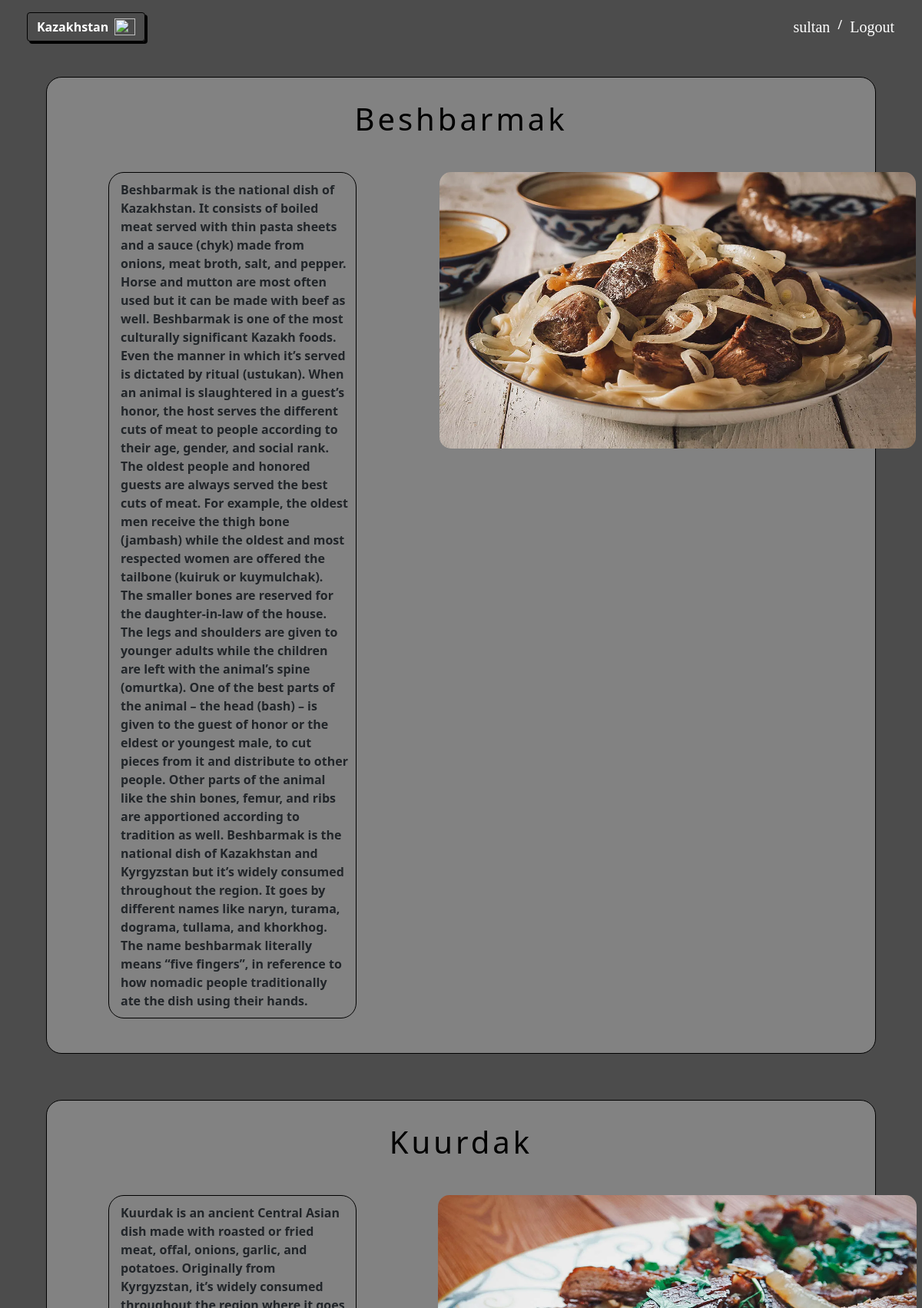
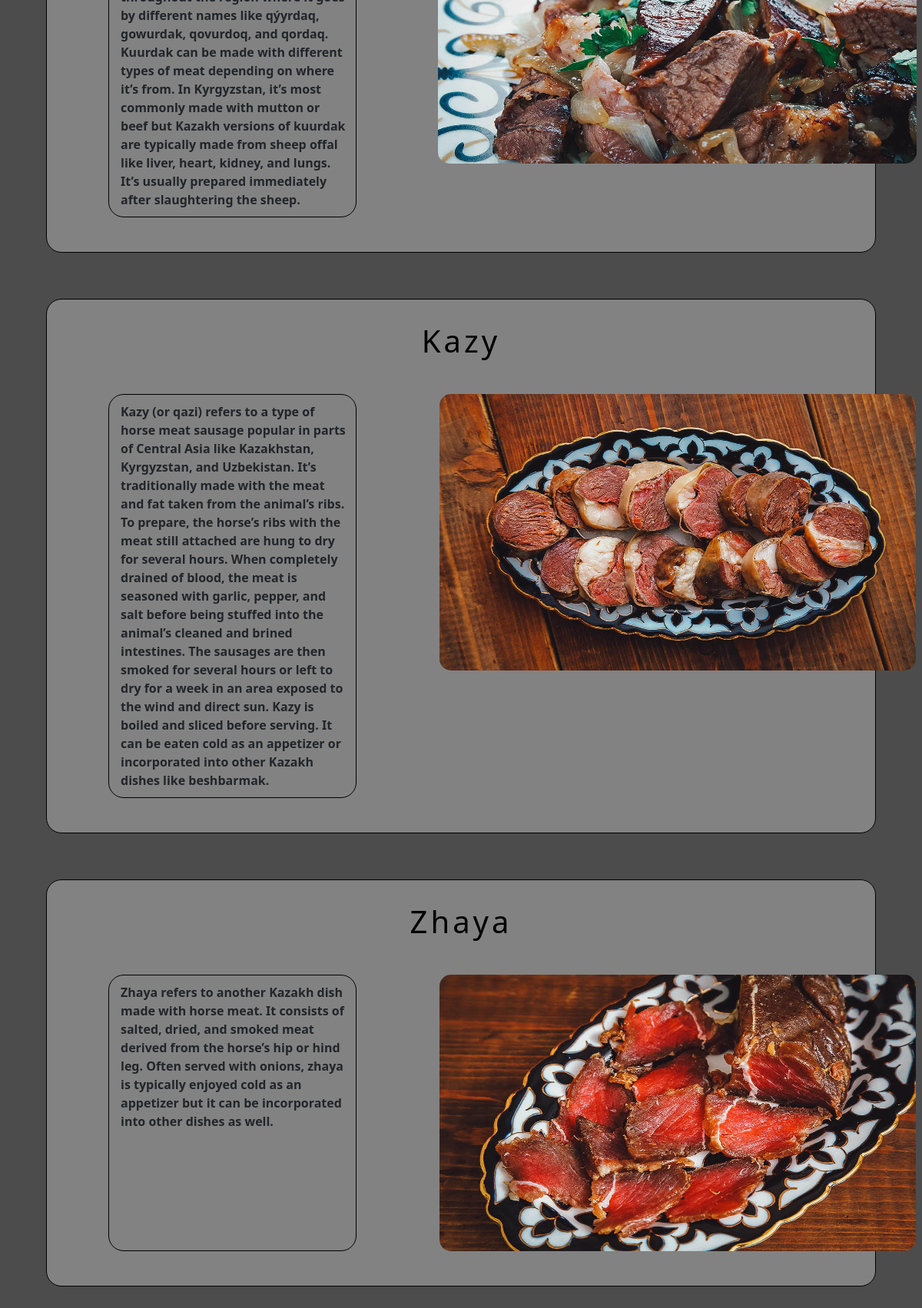
Page /foods/ (signed in) on the committed database (2 pictures, top to bottom).
### kz_app/models.py (models this page shows, shortened)
class Food(models.Model):
    name = models.CharField(max_length=50)
    description = models.TextField(null=True)
    images = models.ImageField(upload_to='static/kz_app/img', default=True)
    class Meta:
        verbose_name = 'Food',
        verbose_name_plural = 'Foods'

### kz_app/views.py (the view)
# urls.py: path('foods/', views.foods, name='foods'),
def foods(request):
    context = {
        'foods': Food.objects.all(),
    }
    return render(request, 'kz_app/foods.html', context=context)

### kz_app/templates/kz_app/foods.html (shortened to what this page needs)
{% extends 'kz_app/header.html' %}
    {% load static %}
    {% block body %}
        {% for id in foods %}
            <div class="contentArea">
                <h1>{{ id.name }}</h1>
                <div style="display: flex; margin: 20px 0 10px 0;">
                    <div class="contentDesc">
                        <b>{{ id.description }}</b>
                    </div>
                    <div class="content">
                        <div class="image" style="">
                            <img src="{{id.images.url}}" class="d-block w-100" alt="...">
                        </div>
                    </div>
                </div>
            </div>
        {% endfor %}
    {% endblock body %}

### kz_app/templates/kz_app/header.html (shortened to what this page needs)
{% load static %}
<!doctype html>
<html lang="en">
    <head>
        <link rel="stylesheet" href="https://cdn.jsdelivr.net/npm/bootstrap@5.1.3/dist/css/bootstrap.min.css">
    </head>
    <body>
        <div class="header">
            <header class="d-flex flex-wrap py-3" style="margin-left:20px; color:white; height:100px; width: 10%;">
                <div class="cur" style="position: absolute;">
                    <button class="btn btn-toggle align-items-center rounded collapsed" id="head_btn" data-bs-toggle="collapse" data-bs-target="#home-collapse" aria-expanded="true" style="color: white; margin-left: 15px; display: flex;">
                       <b>Kazakhstan</b>&ensp;<img src="https://img.webnots.com/2020/03/Kazakhstan.png" style="width: 27px; height: 22px;">
                    </button>
                </div>
            </header>
            <div class="auth">
                {% if request.user.is_authenticated %}
                    <a style="margin-right: 10px;" href="#">{{ user.username }}</a>
                    <p style="color: white">/</p>
                    <a style="margin-left: 10px;" href="{% url 'logout' %}">Logout</a>
                {% else %}
                    <a style="margin-right: 10px;" href="{% url 'register' %}">Registration</a>
                    <p style="color: white">/</p>
                    <a style="margin-left: 10px;" href="{% url 'login' %}">Login </a>
                {% endif %}
            </div>
        </div>
        {% block body %}
        {% endblock body %}
    </body>
</html>

### kz_app/templates/kz_app/foods.html (style rules this page uses)
body { background-color: rgb(0, 0, 0, 0.7); }
.contentArea { width: 90%; height: 495px; position: relative; border: 1px solid black; border-radius: 20px; background-color: rgb(255, 255, 255, 0.3); margin: 0 5% 5% 5%; display: block; }
.contentArea h1 { color: black; text-align: center; letter-spacing: 4px; padding: 30px 0 10px 0; font-size: 40px; }
.contentDesc { width: 30%; text-align: flex-start; border: 1px solid black; margin: 15px 0 15px 80px; border-radius: 20px; padding: 10px 10px 10px 15px; }
.image img { height: 360px; margin: 15px 0 15px 80px; border-radius: 15px; }
.contentArea { height: auto; padding-bottom: 20px; position: relative; }

### kz_app/templates/kz_app/header.html (style rules this page uses)
.header { display: flex; }
* { margin: 0px auto; padding: auto; }
#head_btn { border: 1px solid black; box-shadow: #010101 3px 3px 0px; }
.auth { display: flex; margin: 20px 3% 3% 35%; }
.auth a { text-decoration: none; color: white; font-size: 20px; font-family: bold; }

### rows in the picture
Food: name "Beshbarmak", description "Beshbarmak is the national dish of Kazakhstan. It consists of boiled meat served with thin pasta sheets and a sauce (chyk) made from onions, meat broth, salt, and pepper. Horse and mutton are most often used but it can be made with beef as well. Beshbarmak is one of the most culturally significant Kazakh foods. Even the manner in which it’s served is dictated by ritual (ustukan). When an animal is slaughtered in a guest’s honor, the host serves the different cuts of meat to people according to their age, gender, and social rank. The oldest people and honored guests are always served the best cuts of meat. For example, the oldest men receive the thigh bone (jambash) while the oldest and most…", images (picture)
Food: name "Kuurdak", description "Kuurdak is an ancient Central Asian dish made with roasted or fried meat, offal, onions, garlic, and potatoes. Originally from Kyrgyzstan, it’s widely consumed throughout the region where it goes by different names like qýyrdaq, gowurdak, qovurdoq, and qordaq. Kuurdak can be made with different types of meat depending on where it’s from. In Kyrgyzstan, it’s most commonly made with mutton or beef but Kazakh versions of kuurdak are typically made from sheep offal like liver, heart, kidney, and lungs. It’s usually prepared immediately after slaughtering the sheep.", images (picture)
Food: name "Kazy", description "Kazy (or qazi) refers to a type of horse meat sausage popular in parts of Central Asia like Kazakhstan, Kyrgyzstan, and Uzbekistan. It’s traditionally made with the meat and fat taken from the animal’s ribs. To prepare, the horse’s ribs with the meat still attached are hung to dry for several hours. When completely drained of blood, the meat is seasoned with garlic, pepper, and salt before being stuffed into the animal’s cleaned and brined intestines. The sausages are then smoked for several hours or left to dry for a week in an area exposed to the wind and direct sun. Kazy is boiled and sliced before serving. It can be eaten cold as an appetizer or incorporated into other Kazakh dishes…", images (picture)
Food: name "Zhaya", description "Zhaya refers to another Kazakh dish made with horse meat. It consists of salted, dried, and smoked meat derived from the horse’s hip or hind leg. Often served with onions, zhaya is typically enjoyed cold as an appetizer but it can be incorporated into other dishes as well.", images (picture)

### other values in the picture
{{ user.username }} "sultan"
